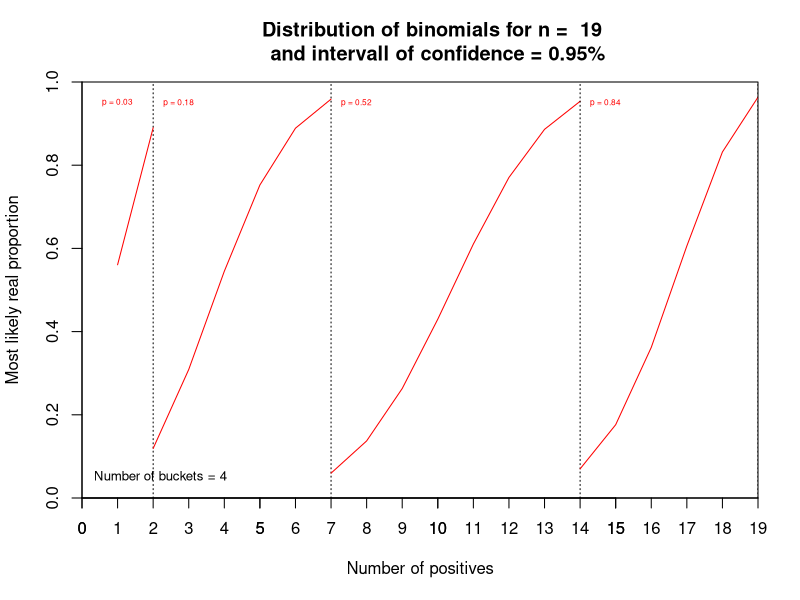

This figure's R source:


#### Parameters
sample_size = 19 # Size of sample
number_of_positives = c(0:sample_size) # Number of observed positives
p.low = 0.03 # First p
confidence_level = "0.95%"


if (confidence_level == "0.90%"){th.lo = 0.05
                                th.hi = 0.95 }
if (confidence_level == "0.95%"){th.lo = 0.025
                                th.hi = 0.975}

#### Functions
x_trunc = function(x){
  '
  Truncate the binomial following the given confidence interval
  Return the corresponding number_of_positives
  '
  which(th.lo<=x & x<=th.hi)
}

y_trunc = function(curve){
  '
  Truncate the binomial following the given confidence interval
  Return the binomial 
  '
  curve[x_trunc(curve)]
}


#### First draw our first binomial over which we will loop

lowest_binomial = pbinom(number_of_positives, 
                         sample_size, 
                         p.low, 
                         lower.tail = TRUE)
x.lowest = x_trunc(lowest_binomial) # Number of positives corresponding to p.low
x.max = max(x.lowest) # Biggest number of positives covered by p.low

# Plot the binomial
plot(6,6,type="n",axes=TRUE, ann=FALSE,
     xlim=c(0, sample_size),ylim = seq(0,1), 
     xaxs="i",yaxs="i") 
abline(v=tail(x.lowest,1),col='black',lty=3)
text(min(x.lowest),0.95,sprintf("p = %s", p.low),cex=0.5, col='red')
axis(1, at=number_of_positives,labels=number_of_positives)
title(xlab= 'Number of positives', 
      ylab= 'Most likely real proportion', 
      main =sprintf("    Distribution of binomials for n =  %s
      and intervall of confidence = %s", 
                    sample_size, confidence_level ))

lines(x.lowest, y_trunc(lowest_binomial), col='red')


#### Generate the directly following binomials without overlapping

bucket.count = 1  # Number of bucket created
for (p in seq(p.low, 1, by=0.01)){
  binomial = pbinom(number_of_positives, sample_size, p, lower.tail = TRUE)
  x=x_trunc(binomial)
  if (min(x) < x.max){next}
  if (length(x) < 2){next} # To get ride of intervall with only one value
  lines(x, y_trunc(binomial), col='red')
  abline(v=tail(x,1),col='black',lty=3)
  text(min(x),0.95,sprintf("p = %s", p),pos=4, cex=0.5, col='red')
  x.max = max(x)
  bucket.count = bucket.count + 1
}

text(0.05, 0.05, sprintf('Number of buckets = %s', bucket.count), cex = 0.8, pos = 4)

